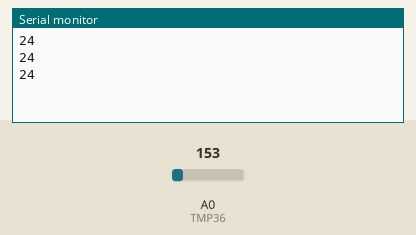
Simulated run of this sketch. Board: Arduino Uno, built with avr-gcc and run on an emulated ATmega328P. On the bench: the last lines printed to the serial monitor. Inputs (shaded band) come from the test bench; at power-on: A0 (TMP36) = 153.

Above: at 1.3 s.
1.4 s: A0 (TMP36) set to 165
At 1.9 s:
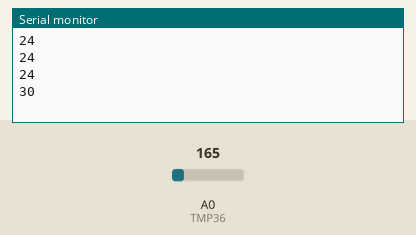
2.9 s: A0 (TMP36) set to 175
At 3.4 s:
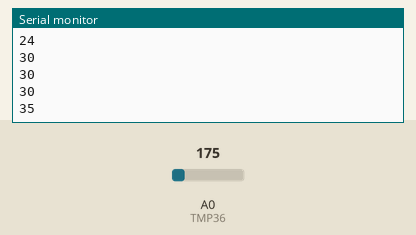
Timing chart, 0 to 5.9 s (numbered marks = the images above; inputs shaded):
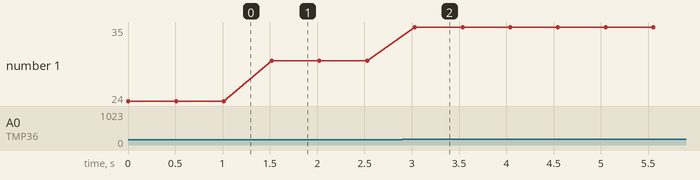

The sketch:

sensorReader.ino
```cpp
#include<SoftwareSerial.h>

int TMP36 = A0;
int temperature = 0;
int wait_ms = 500;
short xBeeTx = 12;
short xBeeRx = 11;


SoftwareSerial xBeeSerial (xBeeRx, xBeeTx);
void setup() {
  Serial.begin(9600);
  xBeeSerial.begin(9600);
}

void loop() {
  temperature = map(analogRead(TMP36), 0 ,410, -50, 150);
  xBeeSerial.println(temperature);
  Serial.println(temperature);
  delay(wait_ms);
}
```

Measured:
- after the input at 1.4 s, the serial monitor: prints a new line after 0.12 s (image 1)
- after the input at 2.9 s, the serial monitor: prints a new line after 0.13 s (image 2)
- plotted number 1: 24 → 30 after the input at 1.4 s, 30 → 35 after the input at 2.9 s
